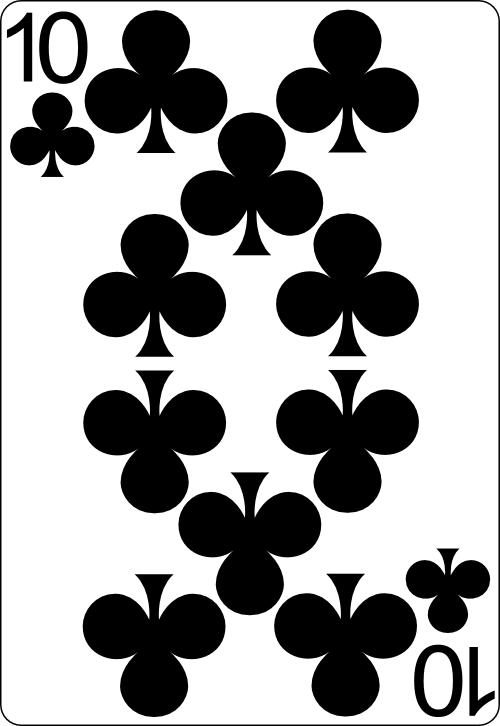
#> input picture MachineLearningProject-PlayingCards/Cards/10_of_clubs.png, 500 x 726 px; its folder holds 4 pictures in this run
$ python cardpredictor.py
#> lines starting #> are read from the running program, lines starting #| are printed output that depends on the picture
import os
import numpy as np
from skimage.io import imread
from skimage.color import rgb2gray
from skimage.transform import resize
from sklearn.tree import DecisionTreeClassifier


trainingFolder = os.path.join(os.path.dirname(os.path.abspath(__file__)), 'Cards')
testFolder = os.path.join(os.path.dirname(os.path.abspath(__file__)), 'CardTest')
IMG_SHAPE = (32, 32)

dataTrain = []
dataLabels = []

for filename in sorted(os.listdir(trainingFolder)):
    if filename.endswith('.png'):
        img = imread(os.path.join(trainingFolder, filename))
#> img is the input picture: shape (726, 500, 4); mean R, G, B, A 161.8, 161.8, 161.8, 254.7
        img = img[:, :, :3]
#> img: shape (726, 500, 3)
        img_gray = resize(rgb2gray(img), IMG_SHAPE, anti_aliasing=True)
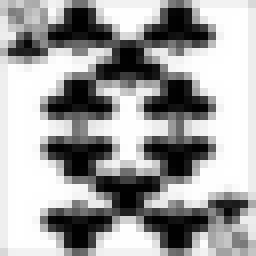
#> img_gray: shape (32, 32) float64 (shown 8 times larger); min 0.00115, max 1, mean 0.637
        img_flat = img_gray.flatten()
#> img_flat = 1024 values, max 1 at index 93, min 0.00115 at index 86, mean 0.637
        dataTrain.append(img_flat)
        dataLabels.append(os.path.splitext(filename)[0])
#> pass 2 of the loop `for filename in sorted(os.listdir(trainingFolder)):`:
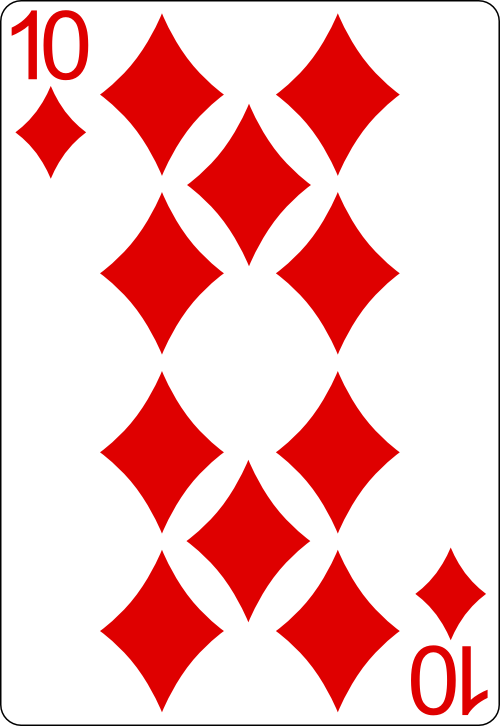
#> input picture MachineLearningProject-PlayingCards/Cards/10_of_diamonds.png, 500 x 726 px
#> img is the input picture: shape (726, 500, 4); mean R, G, B, A 244.4, 188.4, 188.4, 254.7
#> img: shape (726, 500, 3)
#> `img_gray = resize(rgb2gray(img), IMG_SHAPE, anti_aliasing=True)`:
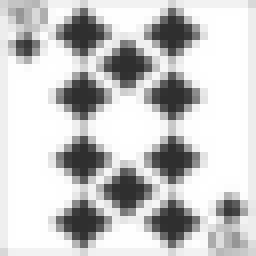
#> img_gray: shape (32, 32) float64 (shown 8 times larger); min 0.186, max 1, mean 0.788
#> img_flat = 1024 values, max 1 at index 91, min 0.186 at index 885, mean 0.788
#> pass 3 of the loop `for filename in sorted(os.listdir(trainingFolder)):`:
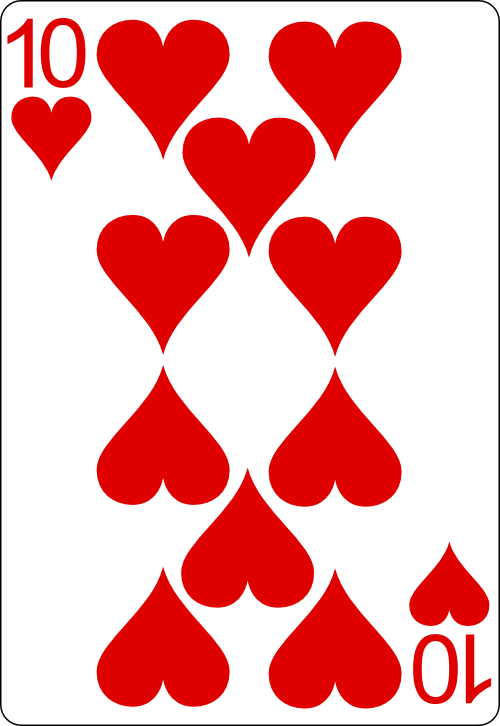
#> input picture MachineLearningProject-PlayingCards/Cards/10_of_hearts.png, 500 x 726 px
#> img is the input picture: shape (726, 500, 4); mean R, G, B, A 241.8, 168.2, 168.2, 254.7
#> img: shape (726, 500, 3)
#> `img_gray = resize(rgb2gray(img), IMG_SHAPE, anti_aliasing=True)`:
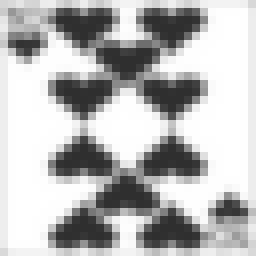
#> img_gray: shape (32, 32) float64 (shown 8 times larger); min 0.186, max 1, mean 0.724
#> img_flat = 1024 values, max 1 at index 92, min 0.186 at index 405, mean 0.724
#> the loop made 4 passes; the first 3 are shown

dataTrain = np.array(dataTrain)
dataLabels = np.array(dataLabels)

model = DecisionTreeClassifier(random_state=42)
model.fit(dataTrain, dataLabels)

#> (the run stopped early here; a loop or call above may not have finished)
